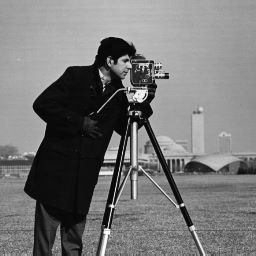
%> input picture matlab/histogram/camera.jpg, 256 x 256 px
$ octave HistogramEqualization.m   (GNU Octave 9; MATLAB toolbox functions it lacks are replaced by stand-ins)
%> lines starting %> are read from the running program, lines starting %| are printed output that depends on the picture
% Histogram Equalization


pout=imread('camera.jpg');
%> pout is the input picture: size 256x256x3 uint8; min 0, max 255, mean 118.7
%imshow(pout);
%pout=rgb2gray(pout);
% imhist(I) calculates the histogram for the intensity image I and displays a plot of the histogram.
% The number of bins in the histogram is determined by the image type.
figure, imhist(pout),title('before hist eq');
%> after `title('before hist eq')`:
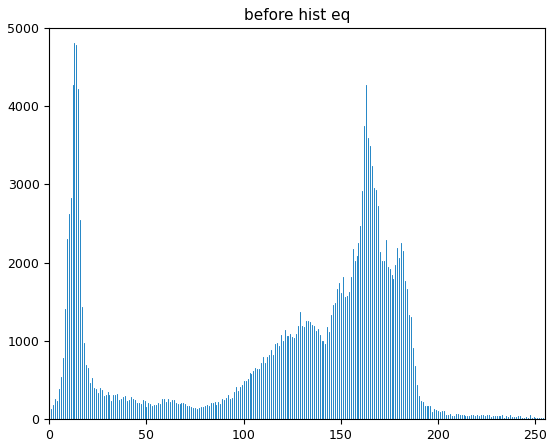
%> figure redrawn from the program's plot data; highest point at x = 13, y = 4803
pout_eq=histeq(pout);
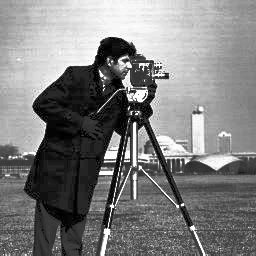
%> pout_eq: size 256x256x3 uint8; min 0, max 255, mean 126.7
%figure, imshow(pout_eq);
figure, imhist(pout_eq),title('after hist eq');
%> after `title('after hist eq')`:
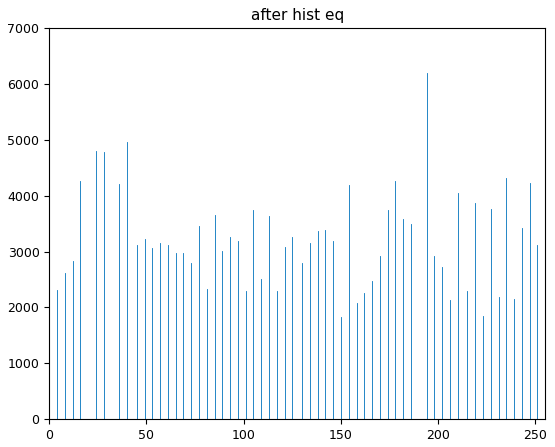
%> figure redrawn from the program's plot data; highest point at x = 194, y = 6198
pout_last=histeq(pout_eq);

figure, imhist(pout_last),title('second hist eq');
